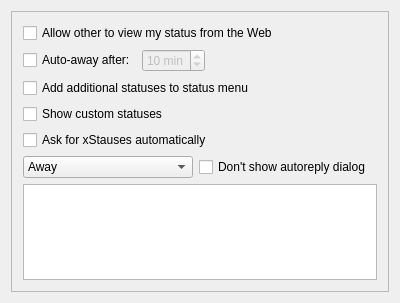
<ui version="4.0" >
 <class>statusSettingsClass</class>
 <widget class="QWidget" name="statusSettingsClass" >
  <property name="geometry" >
   <rect>
    <x>0</x>
    <y>0</y>
    <width>400</width>
    <height>303</height>
   </rect>
  </property>
  <property name="windowTitle" >
   <string>statusSettings</string>
  </property>
  <layout class="QGridLayout" >
   <item row="0" column="0" >
    <widget class="QFrame" name="frame" >
     <property name="frameShape" >
      <enum>QFrame::StyledPanel</enum>
     </property>
     <property name="frameShadow" >
      <enum>QFrame::Raised</enum>
     </property>
     <layout class="QGridLayout" >
      <item row="0" column="0" colspan="2" >
       <widget class="QCheckBox" name="webawareBox" >
        <property name="text" >
         <string>Allow other to view my status from the Web</string>
        </property>
       </widget>
      </item>
      <item row="1" column="0" colspan="2" >
       <layout class="QHBoxLayout" >
        <item>
         <widget class="QCheckBox" name="autoAwayBox" >
          <property name="text" >
           <string>Auto-away after:</string>
          </property>
         </widget>
        </item>
        <item>
         <widget class="QSpinBox" name="awayMinBox" >
          <property name="enabled" >
           <bool>false</bool>
          </property>
          <property name="suffix" >
           <string> min</string>
          </property>
          <property name="minimum" >
           <number>2</number>
          </property>
          <property name="maximum" >
           <number>60</number>
          </property>
          <property name="value" >
           <number>10</number>
          </property>
         </widget>
        </item>
        <item>
         <spacer>
          <property name="orientation" >
           <enum>Qt::Horizontal</enum>
          </property>
          <property name="sizeHint" stdset="0" >
           <size>
            <width>40</width>
            <height>20</height>
           </size>
          </property>
         </spacer>
        </item>
       </layout>
      </item>
      <item row="2" column="0" colspan="2" >
       <widget class="QCheckBox" name="customStatusBox" >
        <property name="text" >
         <string>Add additional statuses to status menu</string>
        </property>
       </widget>
      </item>
      <item row="5" column="0" >
       <widget class="QComboBox" name="statusBox" >
        <property name="sizePolicy" >
         <sizepolicy vsizetype="Fixed" hsizetype="Expanding" >
          <horstretch>0</horstretch>
          <verstretch>0</verstretch>
         </sizepolicy>
        </property>
        <item>
         <property name="text" >
          <string>Away</string>
         </property>
        </item>
        <item>
         <property name="text" >
          <string>Lunch</string>
         </property>
        </item>
        <item>
         <property name="text" >
          <string>Evil</string>
         </property>
        </item>
        <item>
         <property name="text" >
          <string>Depression</string>
         </property>
        </item>
        <item>
         <property name="text" >
          <string>At home</string>
         </property>
        </item>
        <item>
         <property name="text" >
          <string>At work</string>
         </property>
        </item>
        <item>
         <property name="text" >
          <string>N/A</string>
         </property>
        </item>
        <item>
         <property name="text" >
          <string>Occupied</string>
         </property>
        </item>
        <item>
         <property name="text" >
          <string>DND</string>
         </property>
        </item>
       </widget>
      </item>
      <item row="5" column="1" >
       <widget class="QCheckBox" name="messageWinBox" >
        <property name="sizePolicy" >
         <sizepolicy vsizetype="Fixed" hsizetype="Fixed" >
          <horstretch>0</horstretch>
          <verstretch>0</verstretch>
         </sizepolicy>
        </property>
        <property name="text" >
         <string>Don't show autoreply dialog</string>
        </property>
       </widget>
      </item>
      <item row="7" column="0" colspan="3" >
       <widget class="QTextEdit" name="statusEdit" >
        <property name="lineWrapMode" >
         <enum>QTextEdit::NoWrap</enum>
        </property>
        <property name="acceptRichText" >
         <bool>false</bool>
        </property>
       </widget>
      </item>
      <item row="8" column="0" colspan="2" >
       <spacer>
        <property name="orientation" >
         <enum>Qt::Vertical</enum>
        </property>
        <property name="sizeHint" stdset="0" >
         <size>
          <width>270</width>
          <height>31</height>
         </size>
        </property>
       </spacer>
      </item>
      <item row="3" column="0" colspan="2" >
       <widget class="QCheckBox" name="xStatusBox" >
        <property name="text" >
         <string>Show custom statuses</string>
        </property>
       </widget>
      </item>
      <item row="4" column="0" colspan="2" >
       <widget class="QCheckBox" name="contactToolTip" >
        <property name="text" >
         <string>Ask for xStauses automatically</string>
        </property>
       </widget>
      </item>
     </layout>
    </widget>
   </item>
  </layout>
 </widget>
 <layoutdefault spacing="6" margin="11" />
 <resources/>
 <connections>
  <connection>
   <sender>autoAwayBox</sender>
   <signal>toggled(bool)</signal>
   <receiver>awayMinBox</receiver>
   <slot>setEnabled(bool)</slot>
   <hints>
    <hint type="sourcelabel" >
     <x>134</x>
     <y>68</y>
    </hint>
    <hint type="destinationlabel" >
     <x>178</x>
     <y>65</y>
    </hint>
   </hints>
  </connection>
 </connections>
</ui>
